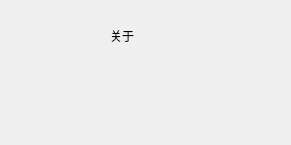
<?xml version="1.0" encoding="UTF-8"?>
<ui version="4.0">
 <class>QDlgAbout</class>
 <widget class="QDialog" name="QDlgAbout">
  <property name="geometry">
   <rect>
    <x>0</x>
    <y>0</y>
    <width>291</width>
    <height>145</height>
   </rect>
  </property>
  <property name="windowTitle">
   <string>关于</string>
  </property>
  <widget class="QLabel" name="label">
   <property name="geometry">
    <rect>
     <x>110</x>
     <y>30</y>
     <width>54</width>
     <height>12</height>
    </rect>
   </property>
   <property name="text">
    <string>关于</string>
   </property>
  </widget>
 </widget>
 <resources/>
 <connections/>
</ui>
